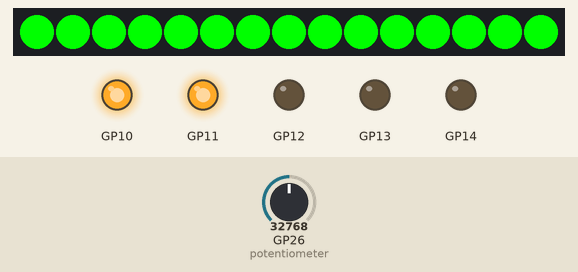
Recording of a program running on a simulated Raspberry Pi Pico running MicroPython. On the bench: 15 RGB LEDs in strip order, left to right, output pins drawn as LEDs (lit = HIGH). The inputs (shaded band) are chosen by the test bench; at power-on: GP26 (potentiometer) = 32768 (analog values on the 0–65535 scale).

Above: at 1.2 s.
1.3 s: GP26 (potentiometer) set to 45874
At 2.3 s:
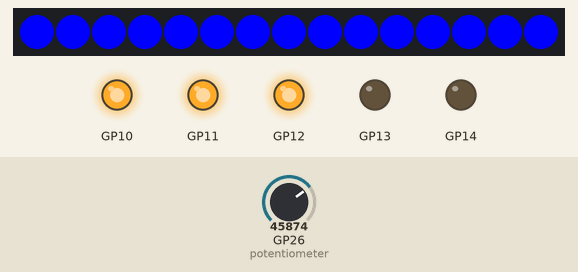
2.8 s: GP26 (potentiometer) set to 57670
At 3.2 s:
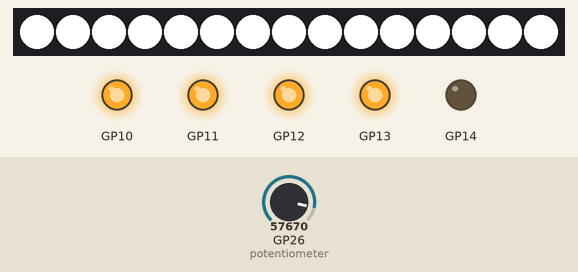
4.3 s: GP26 (potentiometer) set to 19660
At 4.6 s:
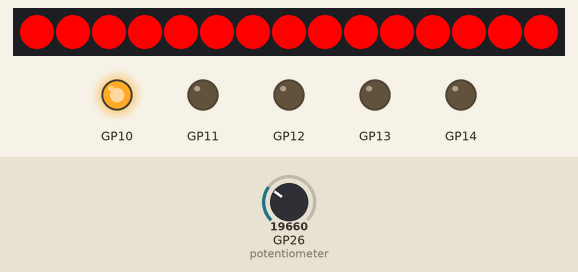
5.8 s: GP26 (potentiometer) set to 7864
At 6.7 s:
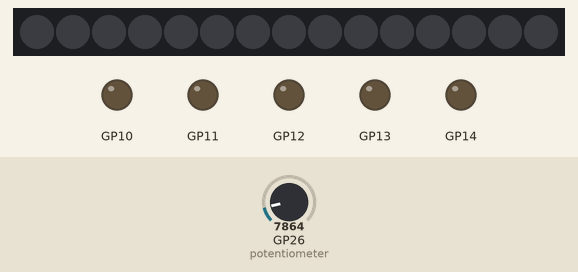
7.3 s: GP26 (potentiometer) set to 65535
At 8.1 s:
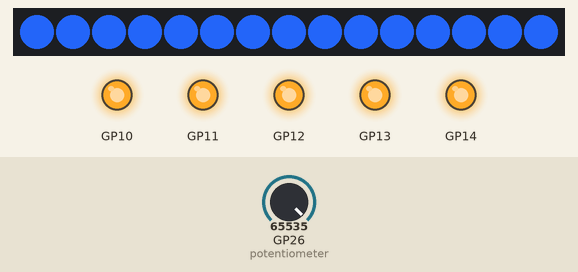
8.8 s: GP26 (potentiometer) set to 32767
At 10.2 s:
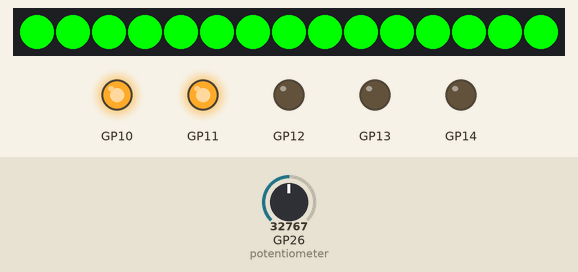
Timing chart, 0 to 11.3 s (numbered marks = the images above; inputs shaded):
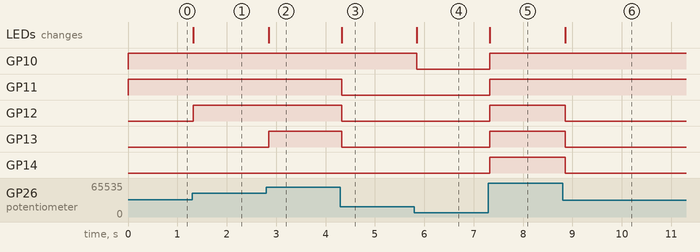

The program:

day-ten.py
```python
from utils import CounterSimple
from neopixel import NeoPixel
from machine import Pin, ADC
import time

potentiometer = ADC(Pin(26))
RGBled = NeoPixel(Pin(0), 15)

counter = CounterSimple(
    [
        Pin(10, Pin.OUT),
        Pin(11, Pin.OUT),
        Pin(12, Pin.OUT),
        Pin(13, Pin.OUT),
        Pin(14, Pin.OUT),
    ]
)

while True:
    # Place the reading on a scale of 0.0 - 1.0
    value = round(potentiometer.read_u16() / 65535, 1)

    value_five = int(round((value / 2) * 10, 1))

    # Set counter on scale of 1 - 5
    counter.set(value_five)

    values = {
        0: (0, 0, 0),
        1: (255, 0, 0),
        2: (0, 255, 0),
        3: (0, 0, 255),
        4: (255, 255, 255),
        5: (33, 96, 236),
    }

    RGBled.fill(values[value_five])
    RGBled.write()

    time.sleep_ms(50)
```

utils.py
```python
from machine import Pin
import time


def debounce(fn):
    last_interrupt_time = time.ticks_ms()

    def run(pin: Pin):
        nonlocal last_interrupt_time

        if time.ticks_diff(time.ticks_ms(), last_interrupt_time) > 300:
            last_interrupt_time = time.ticks_ms()
            fn()

    return run


class CounterSimple:
    def __init__(self, leds: list[Pin]):
        self.count = 0
        self.leds = leds
        self.set(0)

    def set(self, new_count: int):
        self.count = new_count
        for i, led in enumerate(self.leds):
            led.value(1 if i < self.count else 0)
```

Measured:
- after the input at 1.3 s, GP12: LOW → HIGH at once; the LEDs: change at once (image 1)
- after the input at 2.8 s, GP13: LOW → HIGH after 0.05 s; the LEDs: change after 0.05 s (image 2)
- after the input at 4.3 s, GP11–13: HIGH → LOW at once; the LEDs: change at once (image 3)
- after the input at 5.8 s, GP10: HIGH → LOW after 0.05 s; the LEDs: change after 0.05 s (image 4)
- after the input at 7.3 s, GP10–14: LOW → HIGH at once; the LEDs: change at once (image 5)
- after the input at 8.8 s, GP12–14: HIGH → LOW after 0.05 s; the LEDs: change after 0.05 s (image 6)
